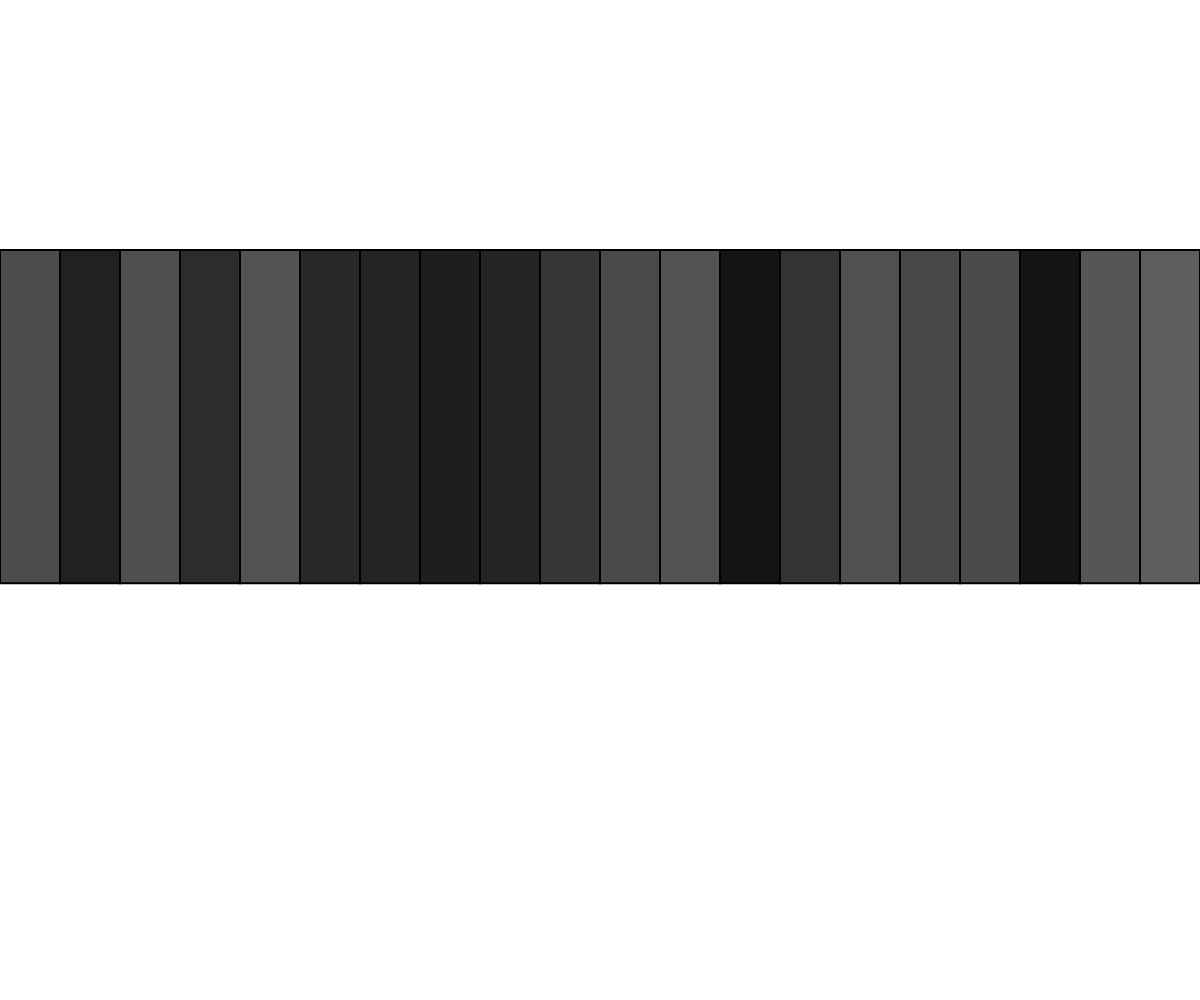
Frame 1 (no input)
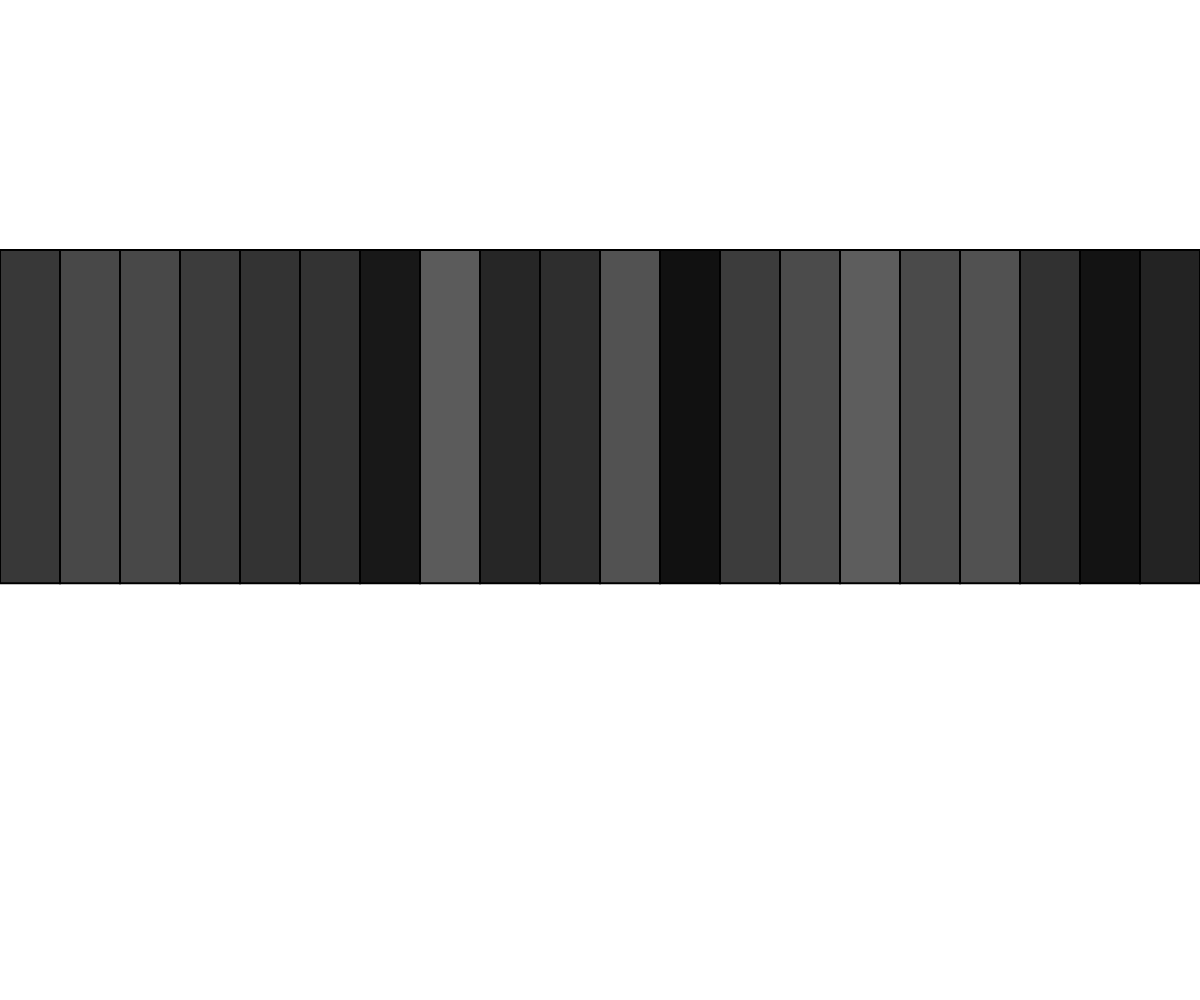
Frame 60 (no input)
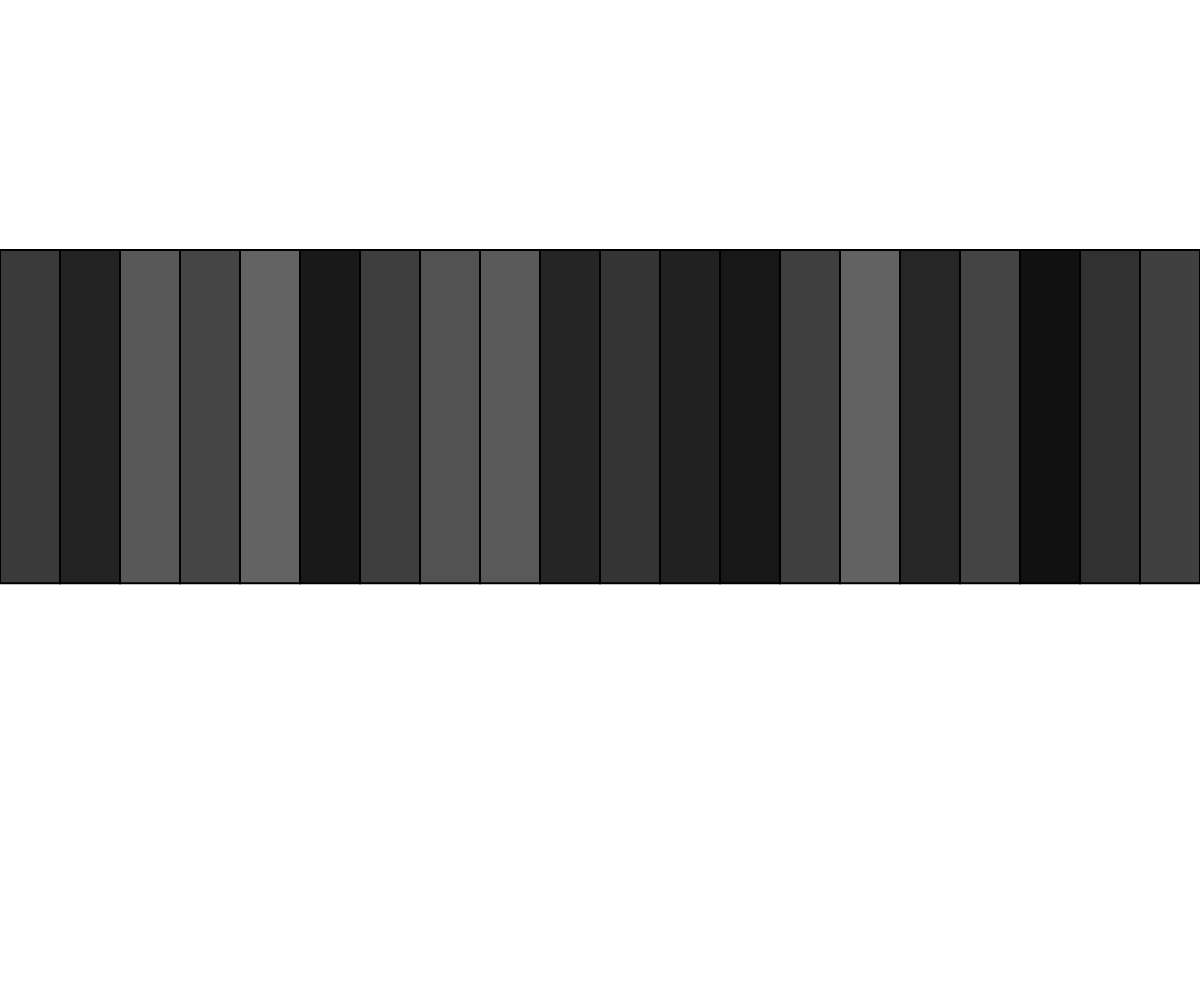
Frame 120 (the mouse pressed at the canvas centre since frame 60)

The p5.js sketch that drew these frames (run headless with seeded random() and noise() and a simulated clock; from frame 60 on, the mouse is pressed at the canvas centre):

// p5.js sketch
// ── sketch.js
/*
Part 1
1. Do some debugging. Unscramble the code to create what you see on the screen. One thing at a time. Start with what you recognize.

2. (Extra) Add color in some way
*/

let total = 20;
let columnWidth;


function setup() {
  createCanvas(windowWidth, windowHeight);
}

function draw() {
  background(255);
  // noFill();
  stroke(0);
  columnWidth = width / total;
  let colHeight = height / 3;
  strokeWeight(2);

  for (let counter = 0; counter < total; counter++) {
    let x = counter * columnWidth;
    let y = height / 4;
    
    fill(random(15,100));
    rect(x, y, columnWidth, colHeight);
  }
}
